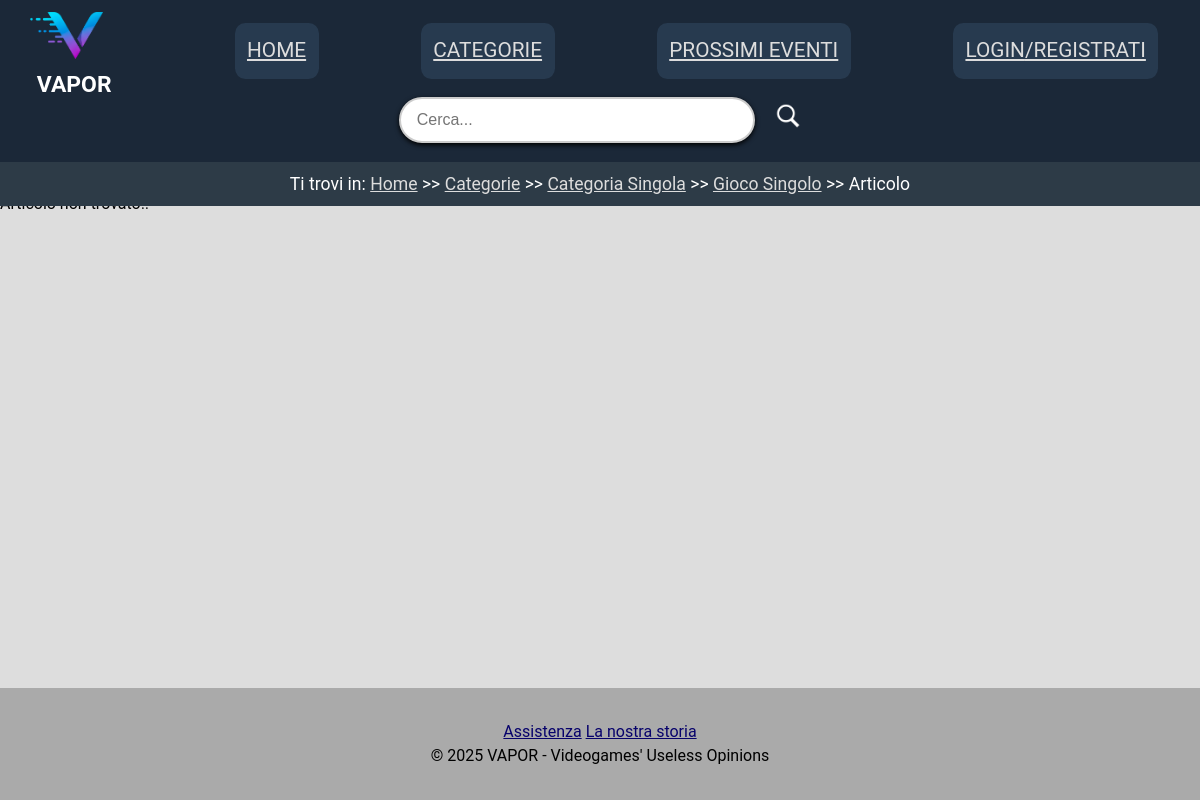
Before: /articolo_singolo.php?titolo_articolo=Patch+1.2:+Nuove+funzionalità+e+bugfix with the older database file.
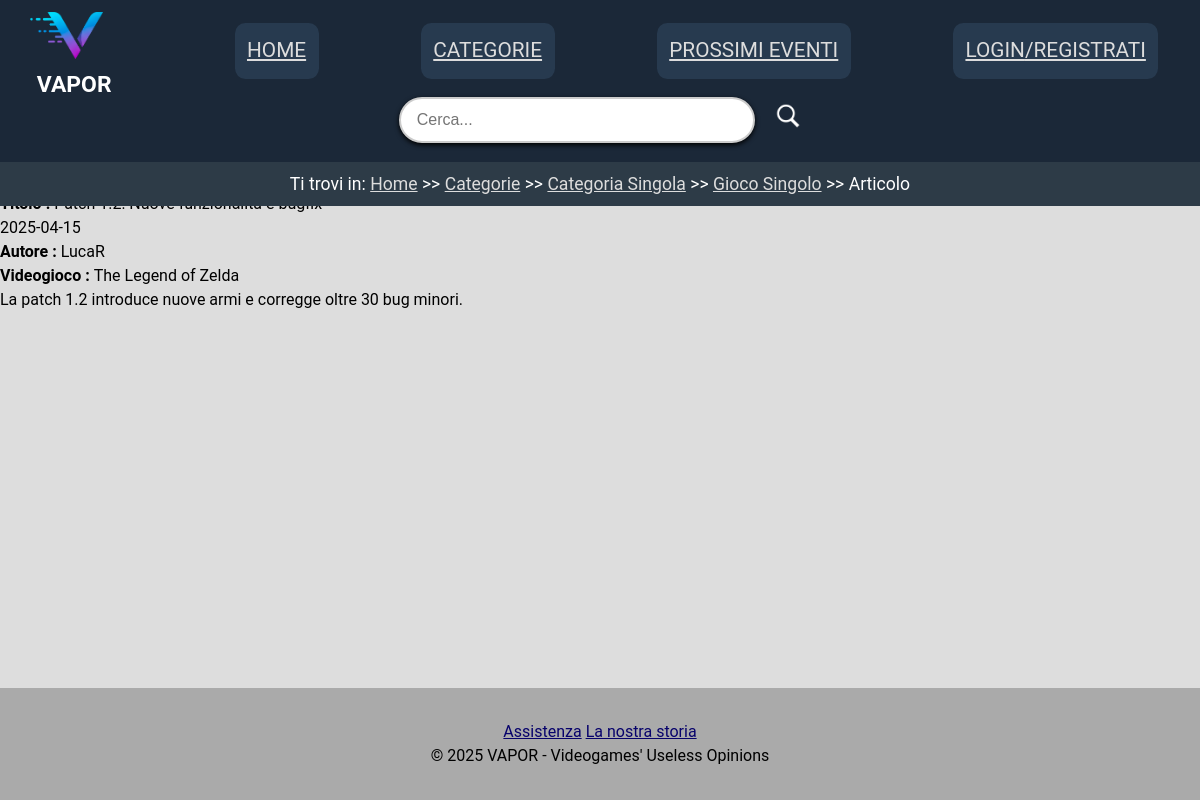
After: the same page with the newer database file.
### tables this page shows
CREATE TABLE IF NOT EXISTS Articoli_e_patch(
    titolo_articolo VARCHAR(255) NOT NULL,
    autore VARCHAR(64) NOT NULL,
    data_pubblicazione DATE NOT NULL,
    testo_articolo TEXT NOT NULL,
    nome_videogioco VARCHAR(64) NOT NULL,
    FOREIGN KEY (nome_videogioco) REFERENCES Videogiochi(nome_gioco)
);

### dbconnections.php (called while the page is built, shortened)
<?php
class DBAccess {
	private $connection;
	public function openDBConnection() {
		$this->connection = mysqli_connect(DBAccess::HOST_DB, DBAccess::USERNAME, DBAccess::PASSWORD, DBAccess::DATABASE_NAME);
		return mysqli_connect_error();
	}
public function getArticolo($nome) {
    $query = "SELECT titolo_articolo, autore, data_pubblicazione, testo_articolo, nome_videogioco
              FROM Articoli_e_patch WHERE titolo_articolo = ?";
    $stmt = mysqli_prepare($this->connection, $query);
    mysqli_stmt_bind_param($stmt, "s", $nome);
    mysqli_stmt_execute($stmt);
    mysqli_stmt_bind_result($stmt, $titolo, $autore, $data, $testo, $videogioco);
    if (mysqli_stmt_fetch($stmt)) {
        return [
            'titolo_articolo' => $titolo,
            'autore' => $autore,
            'data_pubblicazione' => $data,
            'testo_articolo' => $testo,
            'nome_videogioco' => $videogioco
        ];
    }
    return null;
}
}

### articolo_singolo.php (the view, shortened to what this page needs)
<?php
require_once "template.php";
require_once "dbconnections.php";
$artName = $_GET['titolo_articolo'];
$connessione = new DBAccess();
$connessioneOK = $connessione->openDBConnection();
if(!$connessioneOK){
    $articolo = $connessione->getArticolo($artName);
    if($articolo){
        $cont = "<ul class= 'intestazione_articolo'>";
        $cont .= "<li><strong>Titolo : </strong>" .htmlspecialchars($articolo['titolo_articolo']) ."</li>";
        $cont .= "<li>" .htmlspecialchars($articolo['data_pubblicazione']) ."</li>";
        $cont .= "<li><strong>Autore : </strong>" .htmlspecialchars($articolo['autore']). "</li>";
        $cont .= "<li><strong> Videogioco : </strong>" .htmlspecialchars($articolo['nome_videogioco']). "</li>";
        $cont .= "</ul>";
        $cont .= "<p class='contenuto_articolo'>" .htmlspecialchars($articolo['testo_articolo']). "</p>";
    }else{
        $cont = "<p>Articolo non trovato!!</p>";
    }
}
?>

Changed rows visible on the page:
added articoli_e_patch: data_pubblicazione "2025-04-15", autore "LucaR", nome_videogioco "The Legend of Zelda", testo_articolo "La patch 1.2 introduce nuove armi e corregge oltre 30 bug minori."
Other visible differences:
text now shown: "Autore : Videogioco :"
